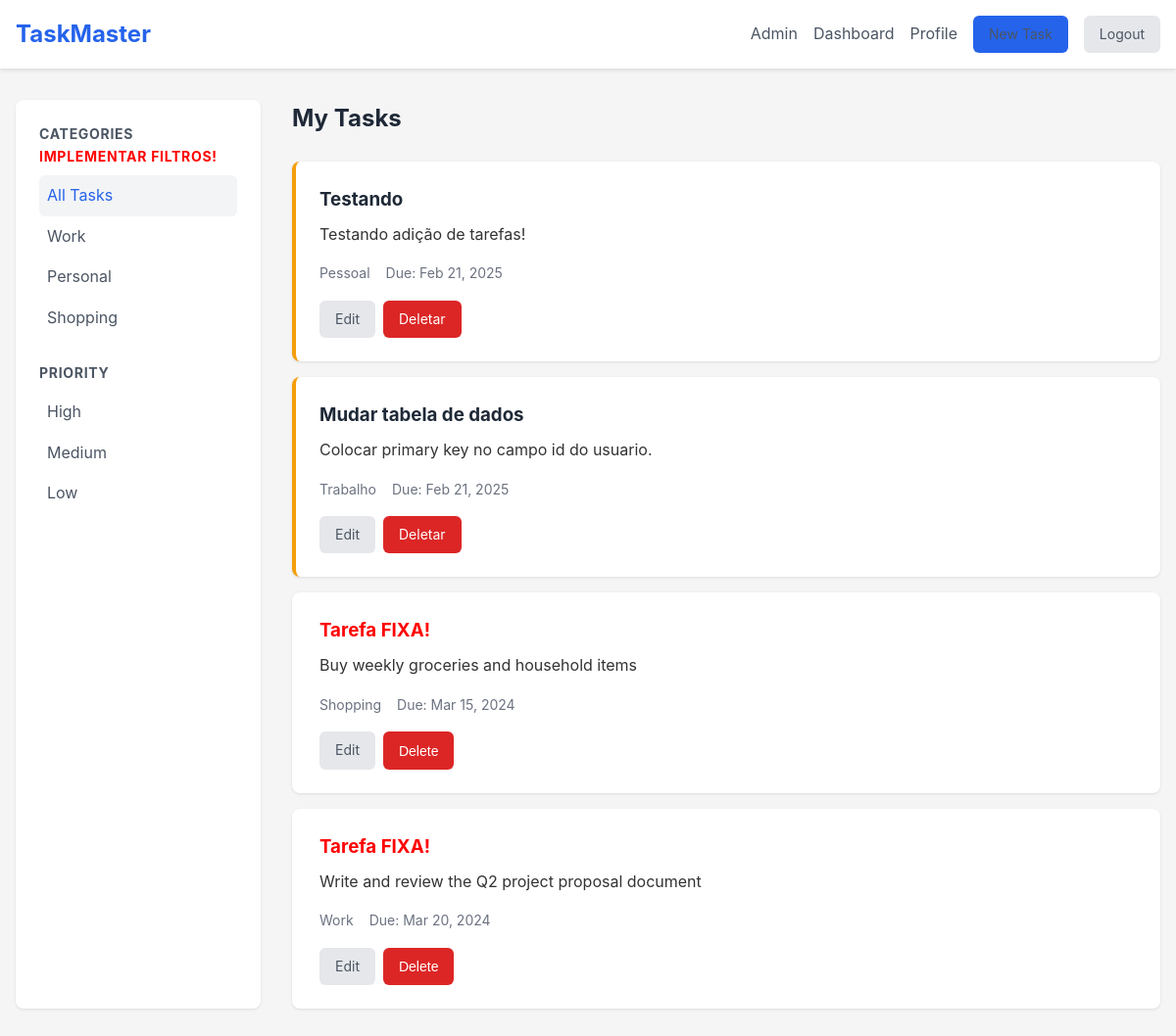
Page / (signed in) on the earlier database version.
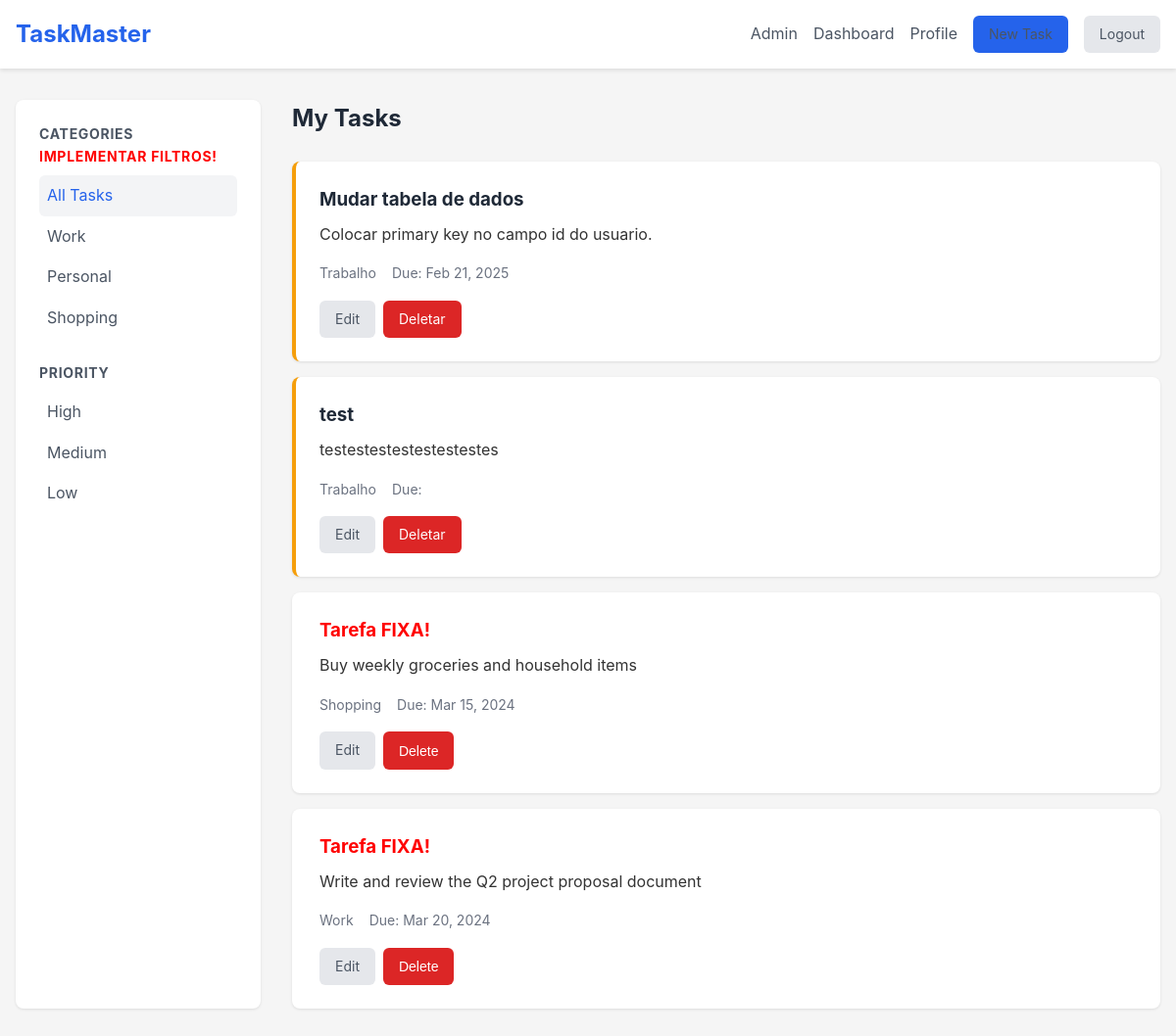
Same page on the later database version.
### tables this page shows
CREATE TABLE tasks (
        id INTEGER PRIMARY KEY,
        user_id INTEGER NOT NULL,
        name TEXT NOT NULL,
        description TEXT NOT NULL,
        created_at TEXT DEFAULT CURRENT_TIMESTAMP NOT NULL,
        due_date DATE,
        priority INTEGER CHECK(priority BETWEEN 1 AND 3),
        category TEXT CHECK(category IN ('Trabalho', 'Pessoal', 'Estudo', 'Lazer', 'Casa', 'Saude')),
        completed INTEGER DEFAULT 0,
        FOREIGN KEY (user_id) REFERENCES users(id)
    );

### config/routes.php (called while the page is built, shortened)
<?php
return [
    'GET|/' => [TaskController::class, 'dashboardPage'],
    'GET|/home' => [TaskController::class, 'homePage'],
    'GET|/admin' => [TaskController::class, 'adminPage'],
    'GET|/tarefas' => [TaskController::class, 'userTaskPage'],
    'GET|/edit-task' => [TaskController::class, 'taskForm'],
    'GET|/delete-task' => [TaskController::class, 'deleteTask'],
    'GET|/cadastro' => [UserController::class, 'userCadForm'],
    'GET|/login' => [UserController::class, 'userLoginForm'],
    'GET|/profile' => [UserController::class, 'updatePage'],
    'GET|/edit-pwd' => [UserController::class, 'updatePWDForm'],
    'GET|/delete-user' => [UserController::class, 'deleteUser'],
    'GET|/logout' => [AuthController::class, 'logout'],
    'POST|/tarefas' => [TaskController::class, 'addTask'],
    'POST|/edit-task' => [TaskController::class, 'updateTask'],
    'POST|/cadastro' => [AuthController::class, 'addUser'],
    'POST|/login' => [AuthController::class, 'login'],
    'POST|/profile' => [UserController::class, 'updateUser'],
    'POST|/edit-pwd' => [UserController::class, 'updatePWD']
];

### src/Controller/TaskController.php (called while the page is built, shortened)
<?php
class TaskController
{
    private TaskRepository $taskRepository;
    public function __construct(TaskRepository $taskRepository, UserRepository $userRepository)
    {
        $this->taskRepository = $taskRepository;
    }
    public function dashboardPage(): void
    {
        $id = $_SESSION['id'];
        $tasks = $this->taskRepository->all($id);
        require_once __DIR__ . '/../../view/dashboard.php';
    }
}

### src/Repository/TaskRepository.php (called while the page is built, shortened)
<?php
class TaskRepository
{
    private PDO $pdo;
    public function __construct(PDO $pdo)
    {
        $this->pdo = $pdo;
    }
    public function all(int|null $id = null): array
    {
        $idUser = $id !== null ? 'WHERE user_id = :id' : '';
        $stmt = $this->pdo->query(
            "SELECT * FROM tasks $idUser;"
        );
        if ($id !== null) {
            $stmt->bindValue(':id', $id);
            $stmt->execute();
        }
        $tasks = $stmt->fetchAll(PDO::FETCH_ASSOC);
        return array_map($this->hydrate(...),$tasks);
    }
    private function hydrate(array $data): Task
    {
        $task = new Task($data['name'], $data['description'], $data['priority'], $data['category']);
        $task->setId($data['id']);
        $task->setUserId($data['user_id']);
        $task->setCreated_at($data['created_at']);
        $task->setDueDate($data['due_date']);
        return $task;
    }
}

### src/Entity/Task.php (called while the page is built, shortened)
<?php
class Task
{
    private int $id;
    public readonly string $due_date;
    public function __construct(string $name, string $description, int $priority, string $category)
    {
        $this->name = $name;
        $this->description = $description;
        $this->priority = $priority;
        $this->category = $category;
    }
    public function setId(int $id): void
    {
        $this->id = $id;
    }
    public function getId(): int
    {
        return $this->id;
    }
    public function setDueDate(string $due_date): void
    {
        $this->due_date = $due_date;
    }
    public function getDueDate(): ?string
    {
        $db_date = $this->due_date;
        if (!$db_date) {
            return null;
        }
        return date('M d, Y', strtotime($db_date));
    }
}

### view/dashboard.php (the view)
    <?php require_once 'Includes/header.php'; ?>
    <main class="dashboard">
        <aside class="sidebar">
            <h3>Categories <span class="todo">Implementar filtros!</span></h3>
            <ul>
                <li><a href="#" class="active">All Tasks</a></li>
                <li><a href="#">Work</a></li>
                <li><a href="#">Personal</a></li>
                <li><a href="#">Shopping</a></li>
            </ul>
            <h3>Priority</h3>
            <ul>
                <li><a href="#">High</a></li>
                <li><a href="#">Medium</a></li>
                <li><a href="#">Low</a></li>
            </ul>
        </aside>
        <section class="task-list">
            <h2>My Tasks</h2>
            <div class="tasks">
                <?php foreach ($tasks as $task): ?>
                <div class="task-card priority-<?= $task->priority; ?>">
                    <h3><?= htmlentities($task->name); ?></h3>
                    <p><?= htmlentities($task->description); ?></p>
                    <div class="task-meta">
                        <span class="category"><?= $task->category; ?></span>
                        <span class="due-date"><?= 'Due: ' . $task->getDueDate(); ?></span>
                    </div>
                    <div class="task-actions">
                        <a href="/edit-task?id=<?= $task->getId(); ?>" class="btn-secondary">Edit</a>
                        <a class="btn-danger" href="/delete-task?id=<?= $task->getId(); ?>">Deletar</a>
                    </div>
                </div>
                <?php endforeach; ?>
                <div class="task-card priority-medium">
                    <h3><span class="todo">Tarefa FIXA!</span></h3>
                    <p>Buy weekly groceries and household items</p>
                    <div class="task-meta">
                        <span class="category">Shopping</span>
                        <span class="due-date">Due: Mar 15, 2024</span>
                    </div>
                    <div class="task-actions">
                        <a href="edit-task.php" class="btn-secondary">Edit</a>
                        <button class="btn-danger">Delete</button>
                    </div>
                </div>
                <div class="task-card priority-high">
                    <h3><span class="todo">Tarefa FIXA!</span></h3>
                    <p>Write and review the Q2 project proposal document</p>
                    <div class="task-meta">
                        <span class="category">Work</span>
                        <span class="due-date">Due: Mar 20, 2024</span>
                    </div>
                    <div class="task-actions">
                        <a href="edit-task.php" class="btn-secondary">Edit</a>
                        <button class="btn-danger">Delete</button>
                    </div>
                </div>
            </div>
        </section>
    </main>
</body>
</html>

### public/index.php (shortened to what this page needs)
<?php
$dbPath = __DIR__ . '/../db.sqlite';
$pdo = new PDO("sqlite:$dbPath");
$routes = require_once __DIR__ . '/../config/routes.php';
$method = $_SERVER['REQUEST_METHOD'];
$path = $_SERVER['PATH_INFO'] ?? '/';
$routesKey = "$method|$path";
$userRepository = new UserRepository($pdo);
$taskRepository = new TaskRepository($pdo);
if (array_key_exists($routesKey, $routes)){
    [$class, $method] = $routes[$routesKey];
    $controller = new $class($taskRepository, $userRepository);
    $controller->$method();
} else {
    http_response_code(404);
}

### view/Includes/header.php (shortened to what this page needs)
<!DOCTYPE html>
<html lang="en">
<head>
    <link rel="stylesheet" href="/css/styles.css">
</head>
<body>
    <header>
        <nav>
            <a href="/" class="logo" style="text-decoration: none;">TaskMaster</a>
            <div class="nav-links">
                <a href="/admin">Admin</a>
                <a href="/" >Dashboard</a>
                <a href="/profile?id=<?= $_SESSION['id']; ?>">Profile</a>
                <a href="/tarefas" class="btn-primary">New Task</a>
                <a href="/logout" class="btn-secondary">Logout</a>
            </div>
        </nav>
    </header>

### public/css/styles.css (style rules this page uses)
* { margin: 0; padding: 0; box-sizing: border-box; }
body { font-family: -apple-system, BlinkMacSystemFont, 'Segoe UI', Roboto, Oxygen, Ubuntu, Cantarell, sans-serif; line-height: 1.6; color: #333; background-color: #f5f5f5; }
header { background-color: white; box-shadow: 0 2px 4px rgba(0,0,0,0.1); }
nav { max-width: 1200px; margin: 0 auto; padding: 1rem; display: flex; justify-content: space-between; align-items: center; }
.logo { font-size: 1.5rem; font-weight: bold; color: #2563eb; }
.nav-links { display: flex; gap: 1rem; align-items: center; }
.nav-links a { text-decoration: none; color: #4b5563; }
.btn-primary { background-color: #2563eb; color: white; padding: 0.5rem 1rem; border-radius: 0.375rem; text-decoration: none; border: none; cursor: pointer; font-size: 0.875rem; }
.btn-secondary { background-color: #e5e7eb; color: #4b5563; padding: 0.5rem 1rem; border-radius: 0.375rem; text-decoration: none; border: none; cursor: pointer; font-size: 0.875rem; }
.btn-danger { background-color: #dc2626; color: white; padding: 0.5rem 1rem; border-radius: 0.375rem; text-decoration: none; border: none; cursor: pointer; font-size: 0.875rem; }
.dashboard { display: grid; grid-template-columns: 250px 1fr; gap: 2rem; max-width: 1200px; margin: 2rem auto; padding: 0 1rem; }
.sidebar { background: white; padding: 1.5rem; border-radius: 0.5rem; box-shadow: 0 1px 3px rgba(0,0,0,0.1); }
.sidebar h3 { color: #4b5563; font-size: 0.875rem; text-transform: uppercase; letter-spacing: 0.05em; margin: 1.5rem 0 0.5rem; }
.sidebar h3:first-child { margin-top: 0; }
.sidebar ul { list-style: none; }
.sidebar a { display: block; padding: 0.5rem; color: #4b5563; text-decoration: none; border-radius: 0.375rem; }
.sidebar a:hover, .sidebar a.active { background-color: #f3f4f6; color: #2563eb; }
.task-list h2 { margin-bottom: 1.5rem; color: #1f2937; }
.tasks { display: grid; gap: 1rem; }
.task-card { background: white; padding: 1.5rem; border-radius: 0.5rem; box-shadow: 0 1px 3px rgba(0,0,0,0.1); border-left: 4px solid transparent; }
.task-card.priority-2 { border-left-color: #f59e0b; }
.task-card h3 { margin-bottom: 0.5rem; color: #1f2937; }
.task-meta { display: flex; gap: 1rem; margin: 1rem 0; font-size: 0.875rem; color: #6b7280; }
.task-actions { display: flex; gap: 0.5rem; margin-top: 1rem; }
.todo { color: red; }

Differences in the rows shown:
removed tasks: name "Testando", description "Testando adição de tarefas!", category "Pessoal", due_date "Feb 21, 2025"
added tasks: name "test", description "testestestestestestestes", category "Trabalho"
